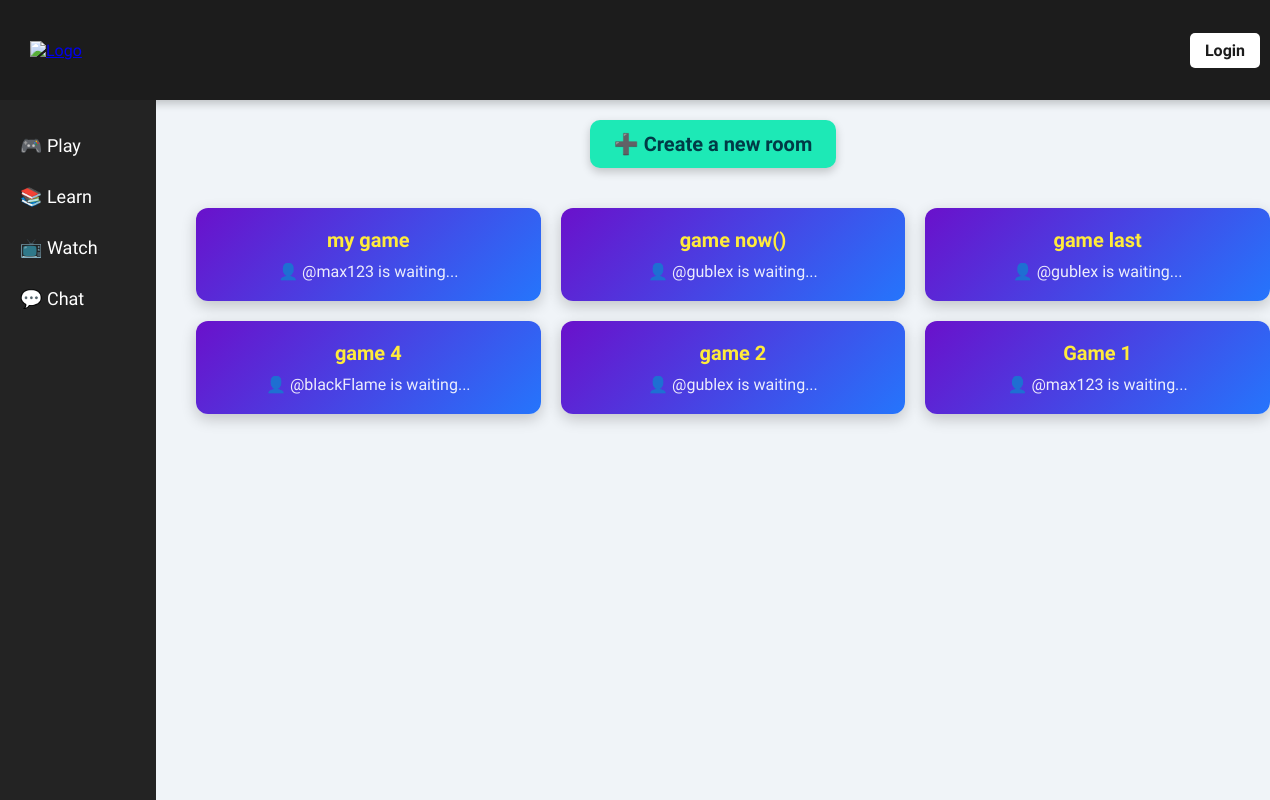
The app's page /rooms/, older data.
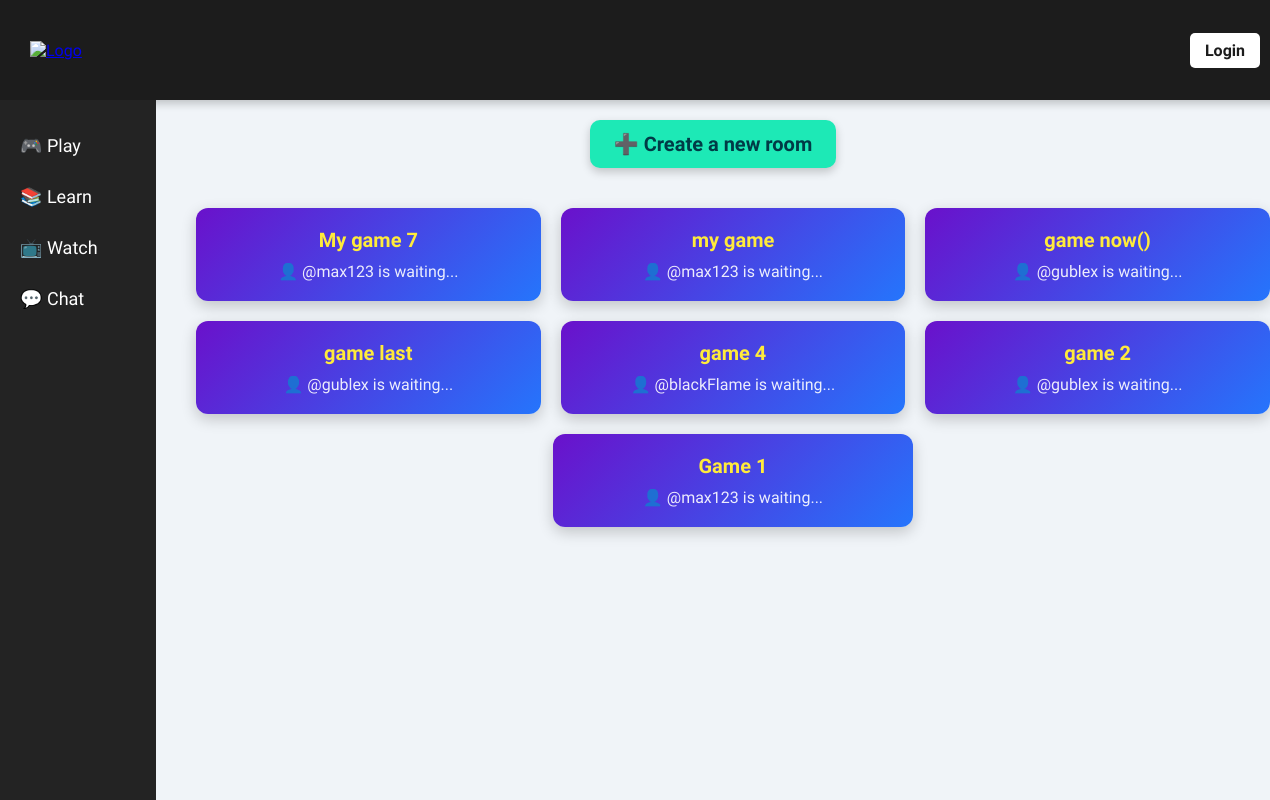
The same page, newer data.
### baseapp/models.py (models this page shows, shortened)
class Room(models.Model):
    name = models.CharField(max_length=255, unique=True)
    creator = models.ForeignKey(User, on_delete=models.CASCADE, related_name='created_rooms')
    created_at = models.DateTimeField(auto_now_add=True)
    is_active = models.BooleanField(default=False)
    players = models.ManyToManyField(User, related_name='rooms', blank=True)
    class Meta:
        ordering = ['-created_at']

### baseapp/views.py (the view)
# urls.py: path('rooms/', views.roomsPage, name="rooms"),
def roomsPage(request):
    rooms = Room.objects.all()
    context = {'rooms': rooms}
    return render(request, 'baseapp/rooms_page.html', context)

### baseapp/templates/baseapp/rooms_page.html (shortened to what this page needs)
{% extends 'main.html' %}
{% block content %}
<div>
   <a class="create-room-link" href="{% url 'create-room' %}">➕ Create a new room</a>
   <div class="rooms-container">
     {% for room in rooms %}
     <div class="room-card">
       <a href="{% url 'room' room.id %}">{{ room.name }}</a>
       <div class="room-creator">👤 @{{ room.creator.username }} is waiting...</div>
     </div>
     {% endfor %}
   </div>
</div>
{% endblock %}

Row changes from the older to the newer data that the page shows:
added Room: name "My game 7", creator.username "max123"
